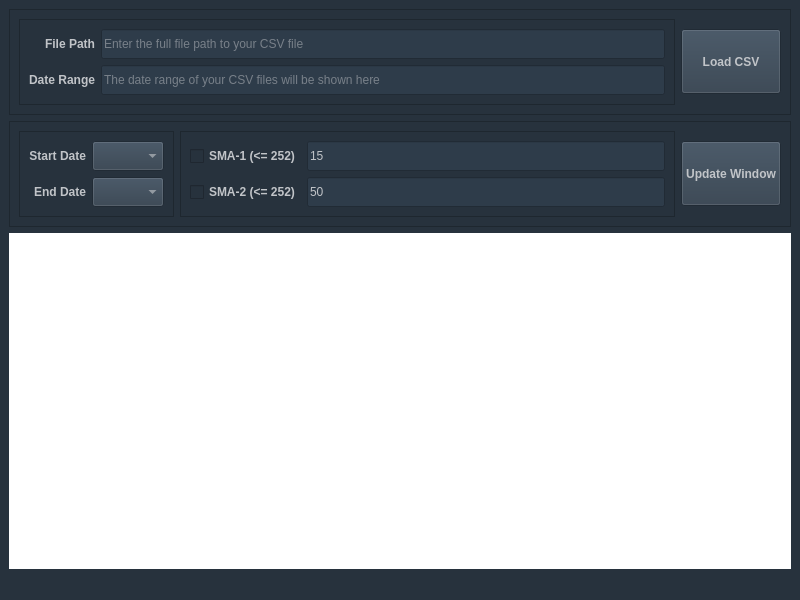
<?xml version="1.0" encoding="UTF-8"?>
<ui version="4.0">
 <class>MainWindow</class>
 <widget class="QMainWindow" name="MainWindow">
  <property name="geometry">
   <rect>
    <x>0</x>
    <y>0</y>
    <width>800</width>
    <height>600</height>
   </rect>
  </property>
  <property name="sizePolicy">
   <sizepolicy hsizetype="Expanding" vsizetype="Expanding">
    <horstretch>0</horstretch>
    <verstretch>0</verstretch>
   </sizepolicy>
  </property>
  <property name="minimumSize">
   <size>
    <width>800</width>
    <height>600</height>
   </size>
  </property>
  <property name="windowTitle">
   <string>Stock Chart &amp; Moving Average Crossover</string>
  </property>
  <property name="styleSheet">
   <string notr="true">background-color: rgb(39, 50, 61);</string>
  </property>
  <widget class="QWidget" name="centralwidget">
   <layout class="QVBoxLayout" name="verticalLayout">
    <item>
     <widget class="QFrame" name="frame">
      <property name="sizePolicy">
       <sizepolicy hsizetype="Preferred" vsizetype="Fixed">
        <horstretch>0</horstretch>
        <verstretch>0</verstretch>
       </sizepolicy>
      </property>
      <property name="frameShape">
       <enum>QFrame::StyledPanel</enum>
      </property>
      <property name="frameShadow">
       <enum>QFrame::Raised</enum>
      </property>
      <layout class="QHBoxLayout" name="horizontalLayout">
       <item>
        <widget class="QFrame" name="frame_4">
         <property name="frameShape">
          <enum>QFrame::StyledPanel</enum>
         </property>
         <property name="frameShadow">
          <enum>QFrame::Raised</enum>
         </property>
         <layout class="QGridLayout" name="gridLayout">
          <item row="2" column="0">
           <widget class="QLabel" name="label_2">
            <property name="text">
             <string>&lt;html&gt;&lt;head/&gt;&lt;body&gt;&lt;p&gt;&lt;span style=&quot; font-weight:600; color:#c1c4c8;&quot;&gt;Date Range&lt;/span&gt;&lt;/p&gt;&lt;/body&gt;&lt;/html&gt;</string>
            </property>
            <property name="alignment">
             <set>Qt::AlignRight|Qt::AlignTrailing|Qt::AlignVCenter</set>
            </property>
           </widget>
          </item>
          <item row="0" column="0">
           <widget class="QLabel" name="label">
            <property name="text">
             <string>&lt;html&gt;&lt;head/&gt;&lt;body&gt;&lt;p&gt;&lt;span style=&quot; font-weight:600; color:#c1c4c8;&quot;&gt;File Path&lt;/span&gt;&lt;/p&gt;&lt;/body&gt;&lt;/html&gt;</string>
            </property>
            <property name="alignment">
             <set>Qt::AlignRight|Qt::AlignTrailing|Qt::AlignVCenter</set>
            </property>
           </widget>
          </item>
          <item row="0" column="1">
           <widget class="QLineEdit" name="fileNameInput">
            <property name="minimumSize">
             <size>
              <width>0</width>
              <height>30</height>
             </size>
            </property>
            <property name="styleSheet">
             <string notr="true">background-color: rgb(46, 60, 74);
border-color: rgb(46, 60, 74);
color: rgb(193,196,200);
</string>
            </property>
            <property name="placeholderText">
             <string>Enter the full file path to your CSV file</string>
            </property>
           </widget>
          </item>
          <item row="2" column="1">
           <widget class="QLineEdit" name="dateRangeInput">
            <property name="minimumSize">
             <size>
              <width>0</width>
              <height>30</height>
             </size>
            </property>
            <property name="cursor">
             <cursorShape>ForbiddenCursor</cursorShape>
            </property>
            <property name="styleSheet">
             <string notr="true">background-color: rgb(46, 60, 74);
color: rgb(193,196,200);
</string>
            </property>
            <property name="readOnly">
             <bool>true</bool>
            </property>
            <property name="placeholderText">
             <string>The date range of your CSV files will be shown here</string>
            </property>
           </widget>
          </item>
         </layout>
        </widget>
       </item>
       <item>
        <widget class="QPushButton" name="loadCsvButton">
         <property name="sizePolicy">
          <sizepolicy hsizetype="Fixed" vsizetype="Fixed">
           <horstretch>0</horstretch>
           <verstretch>0</verstretch>
          </sizepolicy>
         </property>
         <property name="minimumSize">
          <size>
           <width>100</width>
           <height>0</height>
          </size>
         </property>
         <property name="maximumSize">
          <size>
           <width>16777215</width>
           <height>65</height>
          </size>
         </property>
         <property name="styleSheet">
          <string notr="true">background-color: rgb(46, 60, 74);
color: rgb(193,196,200);
font-weight: bold;
</string>
         </property>
         <property name="text">
          <string>Load CSV</string>
         </property>
        </widget>
       </item>
      </layout>
     </widget>
    </item>
    <item>
     <widget class="QFrame" name="frame_2">
      <property name="sizePolicy">
       <sizepolicy hsizetype="Preferred" vsizetype="Fixed">
        <horstretch>0</horstretch>
        <verstretch>0</verstretch>
       </sizepolicy>
      </property>
      <property name="frameShape">
       <enum>QFrame::StyledPanel</enum>
      </property>
      <property name="frameShadow">
       <enum>QFrame::Raised</enum>
      </property>
      <layout class="QHBoxLayout" name="horizontalLayout_2">
       <item>
        <widget class="QFrame" name="frame_6">
         <property name="frameShape">
          <enum>QFrame::StyledPanel</enum>
         </property>
         <property name="frameShadow">
          <enum>QFrame::Raised</enum>
         </property>
         <layout class="QGridLayout" name="gridLayout_3">
          <item row="0" column="0">
           <widget class="QLabel" name="startDateLabel">
            <property name="focusPolicy">
             <enum>Qt::NoFocus</enum>
            </property>
            <property name="layoutDirection">
             <enum>Qt::LeftToRight</enum>
            </property>
            <property name="styleSheet">
             <string notr="true">color: rgb(193,196,200);
font-weight: bold;
</string>
            </property>
            <property name="text">
             <string>Start Date</string>
            </property>
            <property name="alignment">
             <set>Qt::AlignRight|Qt::AlignTrailing|Qt::AlignVCenter</set>
            </property>
           </widget>
          </item>
          <item row="1" column="0">
           <widget class="QLabel" name="endDateLabel">
            <property name="focusPolicy">
             <enum>Qt::NoFocus</enum>
            </property>
            <property name="layoutDirection">
             <enum>Qt::LeftToRight</enum>
            </property>
            <property name="styleSheet">
             <string notr="true">color: rgb(193,196,200);
font-weight: bold;
</string>
            </property>
            <property name="text">
             <string>End Date</string>
            </property>
            <property name="alignment">
             <set>Qt::AlignRight|Qt::AlignTrailing|Qt::AlignVCenter</set>
            </property>
           </widget>
          </item>
          <item row="0" column="1">
           <widget class="QComboBox" name="startDateCombo">
            <property name="minimumSize">
             <size>
              <width>70</width>
              <height>30</height>
             </size>
            </property>
            <property name="styleSheet">
             <string notr="true">background-color: rgb(46, 60, 74);
color: rgb(193,196,200);
</string>
            </property>
           </widget>
          </item>
          <item row="1" column="1">
           <widget class="QComboBox" name="endDateCombo">
            <property name="minimumSize">
             <size>
              <width>70</width>
              <height>30</height>
             </size>
            </property>
            <property name="styleSheet">
             <string notr="true">background-color: rgb(46, 60, 74);
color: rgb(193,196,200);
</string>
            </property>
           </widget>
          </item>
         </layout>
        </widget>
       </item>
       <item>
        <widget class="QFrame" name="frame_5">
         <property name="frameShape">
          <enum>QFrame::StyledPanel</enum>
         </property>
         <property name="frameShadow">
          <enum>QFrame::Raised</enum>
         </property>
         <layout class="QGridLayout" name="gridLayout_2">
          <item row="1" column="1">
           <widget class="QLineEdit" name="sma2Input">
            <property name="minimumSize">
             <size>
              <width>0</width>
              <height>30</height>
             </size>
            </property>
            <property name="styleSheet">
             <string notr="true">background-color: rgb(46, 60, 74);
color: rgb(193,196,200);
</string>
            </property>
            <property name="text">
             <string>50</string>
            </property>
           </widget>
          </item>
          <item row="0" column="1">
           <widget class="QLineEdit" name="sma1Input">
            <property name="minimumSize">
             <size>
              <width>0</width>
              <height>30</height>
             </size>
            </property>
            <property name="styleSheet">
             <string notr="true">background-color: rgb(46, 60, 74);
color: rgb(193,196,200);
</string>
            </property>
            <property name="text">
             <string>15</string>
            </property>
           </widget>
          </item>
          <item row="0" column="0">
           <widget class="QCheckBox" name="sma1CheckBox">
            <property name="styleSheet">
             <string notr="true">color: rgb(193,196,200);
font-weight: bold;
</string>
            </property>
            <property name="text">
             <string>SMA-1 (&lt;= 252)</string>
            </property>
           </widget>
          </item>
          <item row="1" column="0">
           <widget class="QCheckBox" name="sma2CheckBox">
            <property name="styleSheet">
             <string notr="true">color: rgb(193,196,200);
font-weight: bold;
</string>
            </property>
            <property name="text">
             <string>SMA-2 (&lt;= 252)</string>
            </property>
           </widget>
          </item>
         </layout>
        </widget>
       </item>
       <item>
        <widget class="QPushButton" name="updateButton">
         <property name="sizePolicy">
          <sizepolicy hsizetype="Fixed" vsizetype="Fixed">
           <horstretch>0</horstretch>
           <verstretch>0</verstretch>
          </sizepolicy>
         </property>
         <property name="minimumSize">
          <size>
           <width>100</width>
           <height>0</height>
          </size>
         </property>
         <property name="maximumSize">
          <size>
           <width>16777215</width>
           <height>65</height>
          </size>
         </property>
         <property name="styleSheet">
          <string notr="true">background-color: rgb(46, 60, 74);
color: rgb(193,196,200);
font-weight: bold;
</string>
         </property>
         <property name="text">
          <string notr="true">Update Window</string>
         </property>
        </widget>
       </item>
      </layout>
     </widget>
    </item>
    <item>
     <widget class="MplWidget" name="MplWidget" native="true">
      <property name="sizePolicy">
       <sizepolicy hsizetype="Expanding" vsizetype="Expanding">
        <horstretch>0</horstretch>
        <verstretch>0</verstretch>
       </sizepolicy>
      </property>
      <property name="minimumSize">
       <size>
        <width>500</width>
        <height>300</height>
       </size>
      </property>
      <property name="styleSheet">
       <string notr="true">background-color: rgb(255, 255, 255);</string>
      </property>
      <layout class="QHBoxLayout" name="horizontalLayout_3"/>
     </widget>
    </item>
   </layout>
  </widget>
  <widget class="QStatusBar" name="statusbar"/>
 </widget>
 <customwidgets>
  <customwidget>
   <class>MplWidget</class>
   <extends>QWidget</extends>
   <header>mplwidget.h</header>
   <container>1</container>
  </customwidget>
 </customwidgets>
 <resources/>
 <connections/>
</ui>
